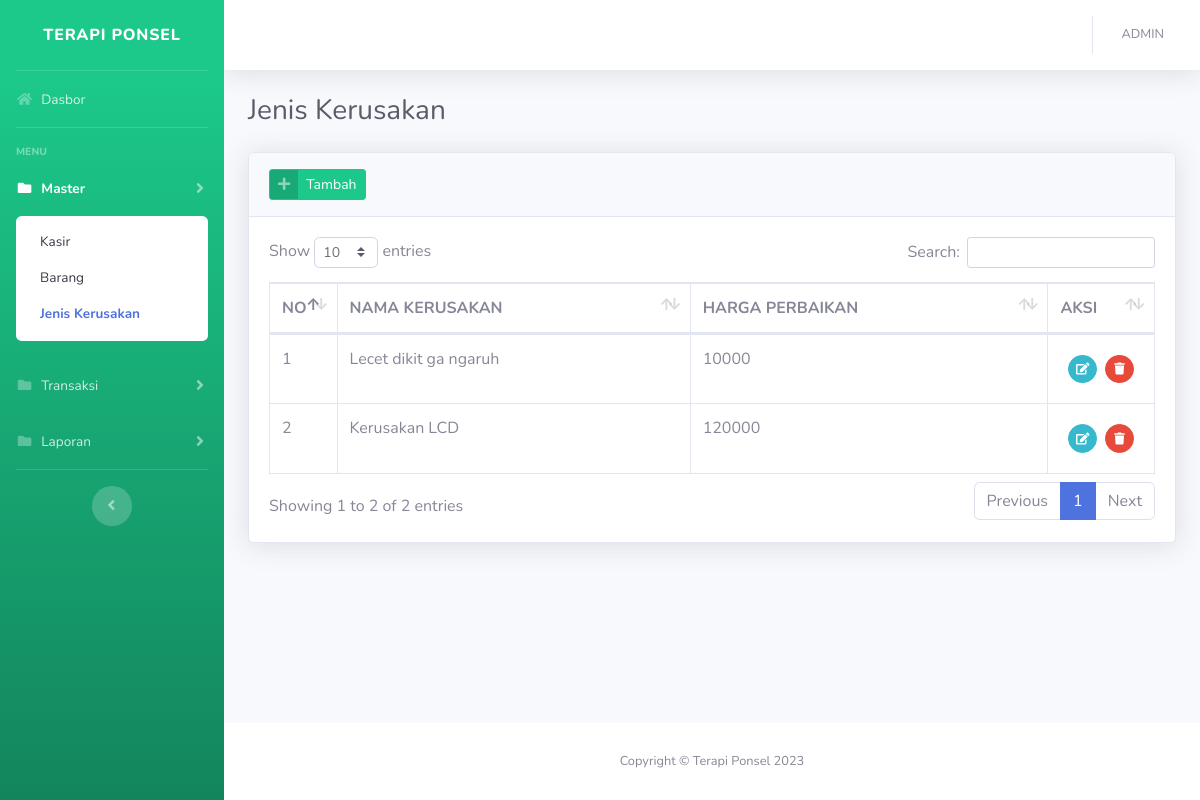
The app's page /?jenis_kerusakan (signed in) with its own data.
### tables this page shows
CREATE TABLE `tb_jenis_kerusakan` (
  `id_kerusakan` int(11) NOT NULL,
  `nama_kerusakan` varchar(50) NOT NULL,
  `harga_perbaikan` varchar(50) NOT NULL
);

### config/function.php (called while the page is built, shortened)
<?php
function encrypt($str)
{
    return base64_encode($str);
}
function base_url()
{
    $base_url = ((isset($_SERVER['HTTPS']) && $_SERVER['HTTPS'] == "on") ? "https" : "http");
    $base_url .= "://" . $_SERVER['HTTP_HOST'];
    $base_url .= str_replace(basename($_SERVER['SCRIPT_NAME']), "", $_SERVER['SCRIPT_NAME']);
    return $base_url;
}
?>

### views/master/jenis_kerusakan.php (the view, shortened to what this page needs)
<div class="container-fluid">
    <div class="d-sm-flex align-items-center justify-content-between mb-4">
        <h1 class="h3 mb-0 text-gray-800">Jenis Kerusakan</h1>
    </div>
    <div class="card shadow mb-4">
        <div class="card-header py-3">
            <a href="#" class="btn btn-success btn-icon-split btn-sm" data-toggle="modal" data-target="#jenisKerusakanModal"
                onclick="submit('add')">
                <span class="icon text-white-50">
                    <i class="fas fa-plus"></i>
                </span>
                <span class="text">Tambah</span>
            </a>
        </div>
        <div class="card-body">
            <div class="table-responsive">
                <table class="table table-bordered table-hover" id="dataTable" width="100%" cellspacing="0">
                    <thead>
                        <tr>
                            <th width="20">NO</th>
                            <th>NAMA KERUSAKAN</th>
                            <th>HARGA PERBAIKAN</th>
                            <th width="50">AKSI</th>
                        </tr>
                    </thead>
                    <tbody>
                        <?php
                        $n=1;
                        $query = mysqli_query($con,"SELECT * FROM tb_jenis_kerusakan ORDER BY id_kerusakan DESC")or die(mysqli_error($con));
                        while($row = mysqli_fetch_array($query)):
                        ?>
                        <tr>
                            <td><?= $n++; ?></td>
                            <td><?= $row['nama_kerusakan']; ?></td>
                            <td><?= $row['harga_perbaikan']; ?></td>
                            <td>
                            <div class="d-inline-flex p-2">
                                <a href="#jenisKerusakanModal" data-toggle="modal" onclick="submit(<?=$row['id_kerusakan'];?>)"
                                    class="btn btn-sm btn-circle btn-info mr-2"><i class="fas fa-edit"></i></a>
                                <a href="<?=base_url();?>/process/process_jenis_kerusakan.php?act=<?=encrypt('delete');?>&id=<?=encrypt($row['id_kerusakan']);?>"
                                    class="btn btn-sm btn-circle btn-danger btn-hapus"><i class="fas fa-trash"></i></a>
                            </div>
                            </td>
                        </tr>
                        <?php endwhile; ?>
                    </tbody>
                </table>
            </div>
        </div>
    </div>
</div>

### records on screen
tb_jenis_kerusakan: nama_kerusakan "Lecet dikit ga ngaruh", harga_perbaikan "10000"
tb_jenis_kerusakan: nama_kerusakan "Kerusakan LCD", harga_perbaikan "120000"

### other values on screen
$_SESSION['username'] "ADMIN"
